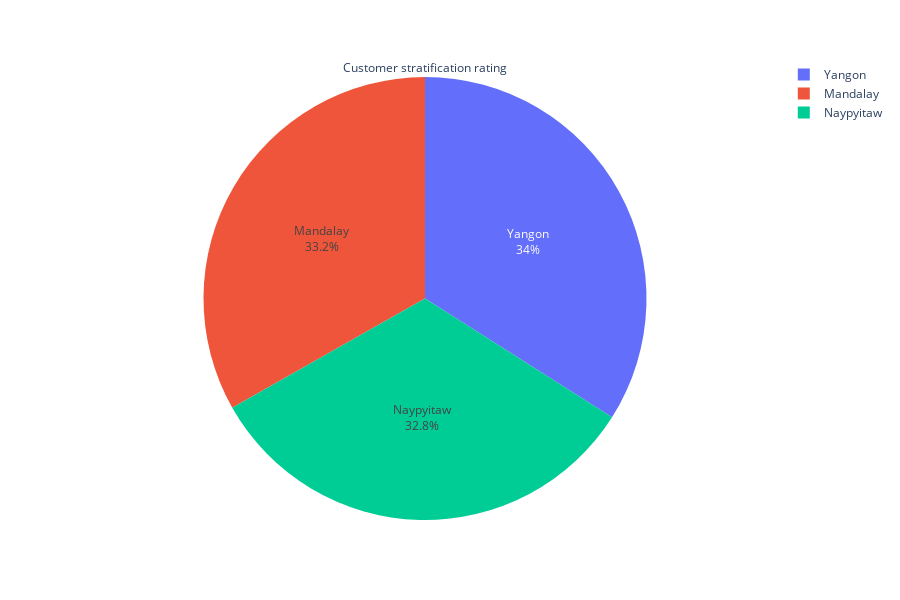

Write notebook code for a chart like this one.
### Code cell
fig = px.pie(df, names='City', height=600)
fig.update_traces(textposition='inside', textinfo='percent+label', )

### Figure 1 — Plotly figure (JSON) as saved in the notebook; plotly's stock layout.template omitted (floating-point values rounded to 4 significant figures; data arrays with more than 128 entries replaced by an {"elided": "..."} marker saying what was removed)
{"data": [{"domain": {"x": [0, 1], "y": [0, 1]}, "hovertemplate": "City=%{label}<extra></extra>", "labels": {"elided": "1000 str values"}, "legendgroup": "", "name": "", "showlegend": true, "textinfo": "percent+label", "textposition": "inside", "title": {"text": "Customer stratification rating"}, "type": "pie"}], "layout": {"height": 600, "legend": {"tracegroupgap": 0}, "margin": {"t": 60}}}
